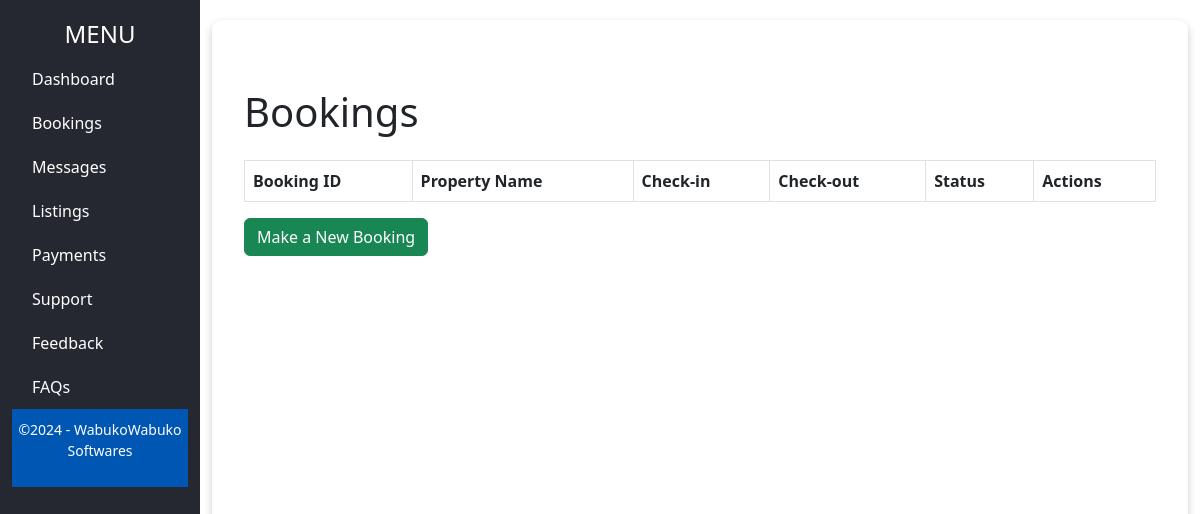
Page /bookings/ (signed in) on the earlier database version.
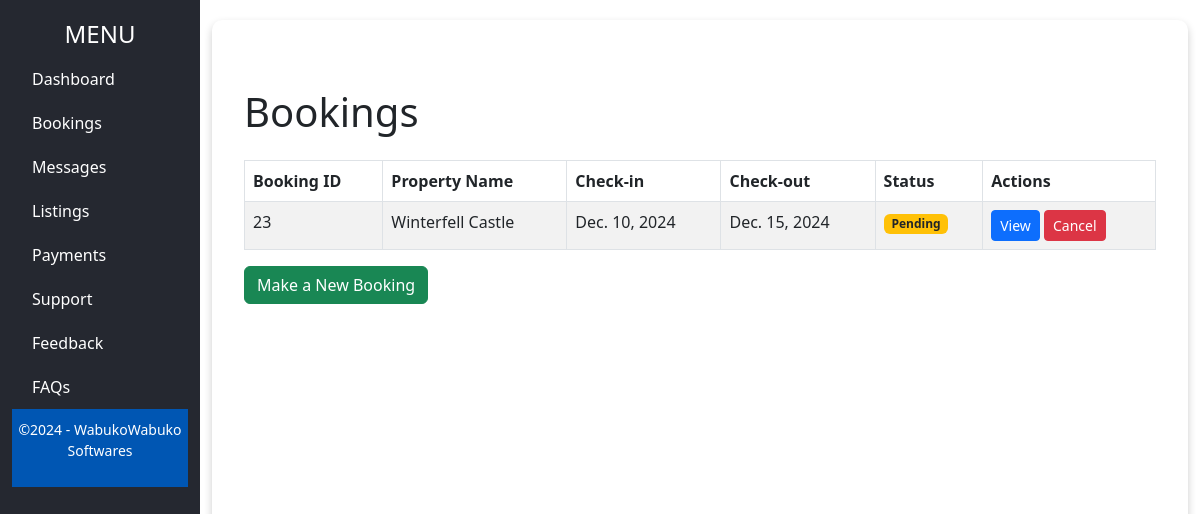
Same page on the later database version.
### App/models.py (models this page shows, shortened)
class Booking(models.Model):
    listing = models.ForeignKey(Listing, on_delete=models.CASCADE, related_name='bookings')
    guest = models.ForeignKey(settings.AUTH_USER_MODEL, on_delete=models.CASCADE, related_name='bookings')
    start_date = models.DateField()
    end_date = models.DateField()
    total_price = models.DecimalField(max_digits=10, decimal_places=2)
    created_at = models.DateTimeField(auto_now_add=True)

class Listing(models.Model):
    host = models.ForeignKey(User, on_delete=models.CASCADE, related_name='listings')
    title = models.CharField(max_length=255)
    description = models.TextField()
    address = models.CharField(max_length=255)
    price_per_night = models.DecimalField(max_digits=10, decimal_places=2)
    max_guests = models.PositiveIntegerField()
    created_at = models.DateTimeField(auto_now_add=True)

### App/views.py (the view)
# urls.py: path('bookings/', views.bookings, name="bookings_page"),
@login_required
def bookings(request):
    if request.user.is_authenticated:
        bookings = Booking.objects.filter(guest=request.user.id)
    else:
        bookings = []
    context = {
        'bookings': bookings
    }
    return render(request, 'bookings.html', context)

### App/templates/bookings.html (shortened to what this page needs)
{% extends 'baseForAfterLogin.html' %}
{% block mainContent %}
    <div class="container my-5">
        <h1 class="mb-4">Bookings</h1>
        <table class="table table-bordered table-striped">
            <thead>
                <tr>
                    <th>Booking ID</th>
                    <th>Property Name</th>
                    <th>Check-in</th>
                    <th>Check-out</th>
                    <th>Status</th>
                    <th>Actions</th>
                </tr>
            </thead>
            <tbody>
                {% for booking in bookings %}
                    <tr>
                        <td>{{ booking.id }}</td>
                        <td>{{ booking.listing.title }}</td>
                        <td>{{ booking.start_date }}</td>
                        <td>{{ booking.end_date }}</td>
                        <td>
                            {% if booking.payment.status == "Completed" %}
                                <span class="badge bg-success">Confirmed</span>
                            {% else %}
                                <span class="badge bg-warning text-dark">Pending</span>
                            {% endif %}
                        </td>
                        <td>
                            <button class="btn btn-primary btn-sm" data-bs-toggle="modal" data-bs-target="#viewBookingModal{{ booking.id }}">View</button>
                            <a href="{% url 'cancel_booking' booking.id %}" class="btn btn-danger btn-sm">Cancel</a>
                        </td>
                    </tr>
                {% endfor %}
            </tbody>
        </table>
        <a href="{% url 'listings_page' %}" class="btn btn-success">Make a New Booking</a>
    </div>
{% endblock mainContent %}

Differences in the rows shown:
added Booking: id "23", listing "Winterfell Castle", start_date "Dec. 10, 2024", end_date "Dec. 15, 2024", shows "Pending"
